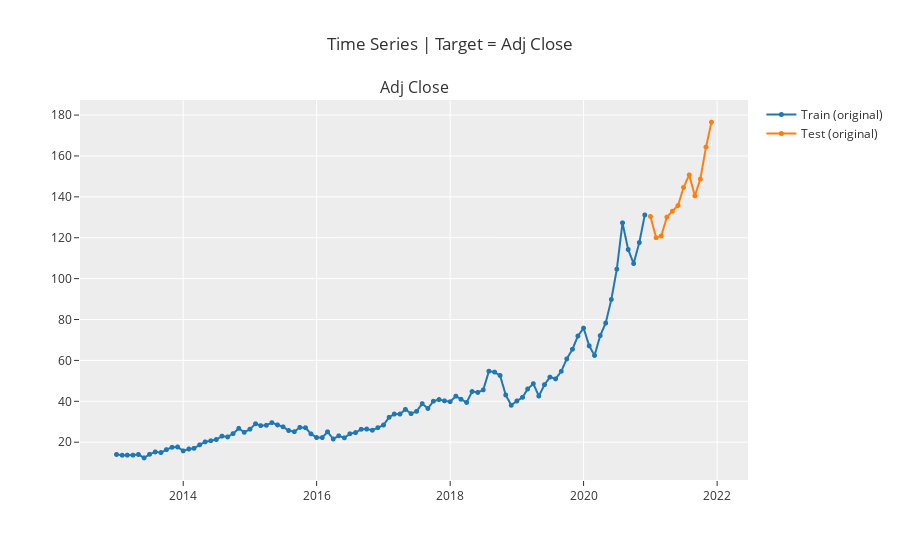

Source (notebook cell):
### Code cell
exp.plot_model(plot='train_test_split')
